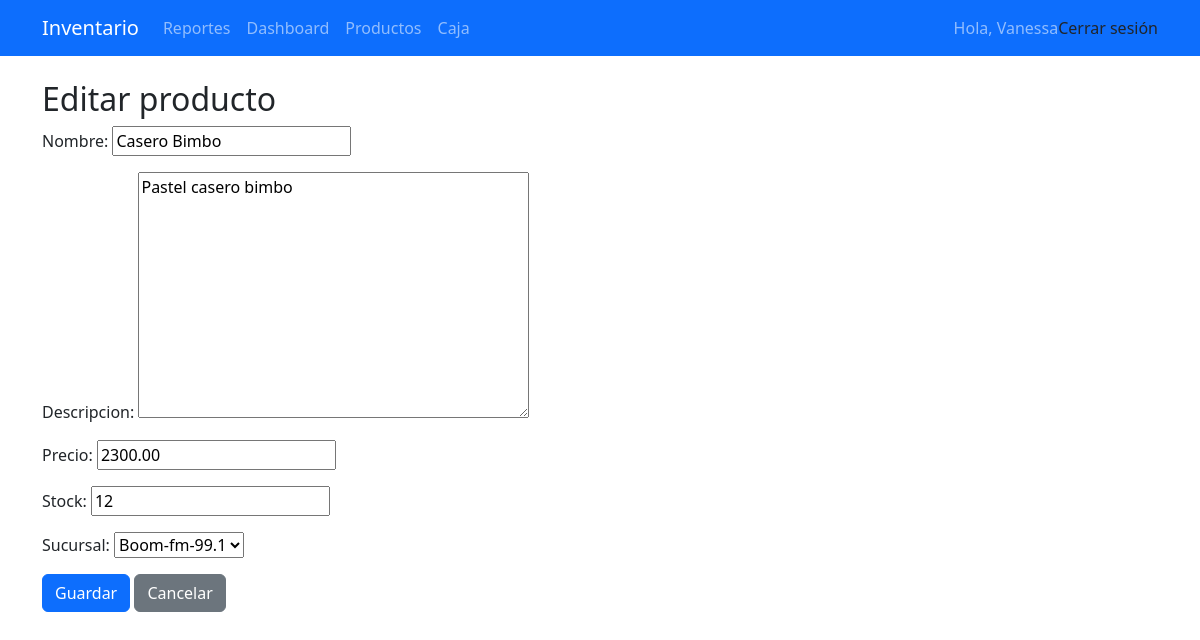
Screenshot of /productos/10/editar/ (signed in) with the database file from the repository.
### inventario/models.py (models this page shows, shortened)
class Producto(models.Model):
    nombre = models.CharField(max_length=120)
    descripcion = models.TextField(blank=True)
    precio = models.DecimalField(max_digits=10, decimal_places=2)
    stock = models.PositiveIntegerField(default=0)
    sucursal = models.ForeignKey(Sucursal, on_delete=models.CASCADE, related_name='productos')
    fecha_creacion = models.DateTimeField(auto_now_add=True)

class Sucursal(models.Model):
    nombre = models.CharField(max_length=100, unique=True)
    direccion = models.CharField(max_length=200, blank=True, null=True)
    telefono = models.CharField(max_length=20, blank=True, null=True)
    def __str__(self):
        return self.nombre

### inventario/views_productos.py (the view, shortened to what this page needs)
# urls.py: path('productos/<int:pk>/editar/', ProductoUpdateView.as_view(), name='producto_update'),
class ProductoUpdateView(ProductoBase, UpdateView):
    model = Producto
    form_class = ProductoForm
    template_name = 'inventario/producto_form.html'
    success_url = reverse_lazy('producto_list')
    def dispatch(self, request, *args, **kwargs):
        self.check_permiso_edicion()
        return super().dispatch(request, *args, **kwargs)
    def get_queryset(self):
        qs = Producto.objects.all()
        return self.filtrar_por_permiso(qs)
    def get_form_kwargs(self):
        kwargs = super().get_form_kwargs()
        kwargs['user'] = self.request.user
        return kwargs

### inventario/forms.py
class ProductoForm(forms.ModelForm):
    class Meta:
        model = Producto
        fields = ['nombre', 'descripcion', 'precio', 'stock', 'sucursal']
    def __init__(self, *args, **kwargs):
        user = kwargs.pop('user', None)
        super().__init__(*args, **kwargs)
        self.fields['precio'].min_value = 0
        self.fields['stock'].min_value = 0
        if user:
            rol, sucursales = role_and_sucursales(user)
            if rol in ['Administrador', 'Subadministrador']:
                self.fields['sucursal'].queryset = Sucursal.objects.all()
            else:
                self.fields['sucursal'].queryset = Sucursal.objects.filter(
                    id__in=[s.id for s in sucursales]
                )
        else:
            self.fields['sucursal'].queryset = Sucursal.objects.none()

### inventario/context_processors.py (called while the page is built)
def role_context(request):
    role = None
    if request.user.is_authenticated:
        perfil = getattr(request.user, 'perfil', None)
        role = getattr(perfil, 'rol', None)
    return {'role': role}

### inventario/permissions.py (called while the page is built)
def user_role(user):
    perfil = getattr(user, 'perfil', None)
    return getattr(perfil, 'rol', None) if perfil else None

def role_and_sucursales(user):
    perfil = getattr(user, 'perfil', None)
    if not perfil:
        return None, []
    if perfil.rol in ['Administrador', 'Subadministrador']:
        return perfil.rol, list(Sucursal.objects.all())
    elif perfil.sucursal:
        return perfil.rol, [perfil.sucursal]
    else:
        return perfil.rol, []

### inventario/views_productos.py (called while the page is built)
    def get_rol_y_sucursales(self):
        return role_and_sucursales(self.request.user)

    def filtrar_por_permiso(self, qs):
        rol, sucursales = self.get_rol_y_sucursales()
        if rol in ALLOWED_ROLES_FOR_EDIT:
            return qs
        return qs.filter(sucursal__in=sucursales)

    def check_permiso_edicion(self):
        if user_role(self.request.user) not in ALLOWED_ROLES_FOR_EDIT:
            raise PermissionDenied("No tienes permiso para crear/editar productos.")

### templates/inventario/producto_form.html (shortened to what this page needs)
{% extends "base.html" %}
{% block content %}
<h2>{{ form.instance.pk|yesno:"Editar producto,Nuevo producto" }}</h2>
<form method="post">
  {{ form.as_p }}
  <button class="btn btn-primary" type="submit">Guardar</button>
  <a class="btn btn-secondary" href="{% url 'producto_list' %}">Cancelar</a>
</form>
{% endblock %}

### templates/base.html (shortened to what this page needs)
<!DOCTYPE html>
<html lang="es">
<head>
  <link
    rel="stylesheet"
    href="https://cdn.jsdelivr.net/npm/bootstrap@5.3.3/dist/css/bootstrap.min.css"
  />
</head>
<body>
  <nav class="navbar navbar-expand-lg navbar-dark bg-primary">
    <div class="container">
      <a class="navbar-brand" href="{% url 'home' %}">Inventario</a>
      <div class="collapse navbar-collapse">
        <ul class="navbar-nav me-auto">
        {% if user.is_authenticated and role in "Administrador Subadministrador Supervisión" %}
        <li class="nav-item"><a class="nav-link" href="{% url 'reportes_home' %}">Reportes</a></li>
        <li class="nav-item"><a class="nav-link" href="{% url 'reportes_dashboard' %}">Dashboard</a></li>
        {% endif %}
          {% if user.is_authenticated %}
            <li class="nav-item">
              <a class="nav-link" href="{% url 'producto_list' %}">Productos</a>
            </li>
            <li class="nav-item">
              <a class="nav-link" href="{% url 'caja_estado' %}">Caja</a>
            </li>
          {% endif %}
        </ul>
        <ul class="navbar-nav ms-auto">
          {% if user.is_authenticated %}
            <li class="nav-item">
              <span class="navbar-text">Hola, {{ user.username }}</span>
            </li>
            <form method="post" action="{% url 'logout' %}">
  <button type="submit" class="dropdown-item">Cerrar sesión</button>
</form>
          {% else %}
            <li class="nav-item">
              <a class="nav-link" href="{% url 'login' %}">Iniciar sesión</a>
            </li>
          {% endif %}
        </ul>
      </div>
    </div>
  </nav>
  <main class="container py-4">
    {% block content %}{% endblock %}
  </main>
</body>
</html>

### rows the page displays
Producto: instance.pk "Editar producto", nombre "Casero Bimbo", descripcion "Pastel casero bimbo", precio "2300.00", stock "12", sucursal "Boom-fm-99.1"

### other values shown
{{ user.username }} "Vanessa"
